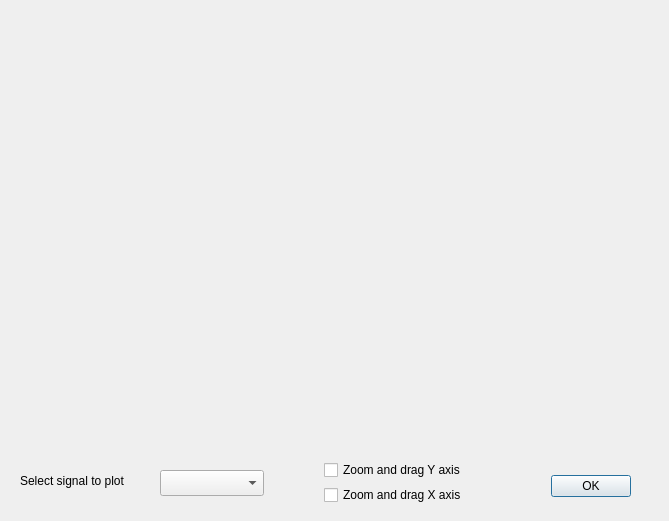
<?xml version="1.0" encoding="UTF-8"?>
<ui version="4.0">
 <class>psviewer</class>
 <widget class="QDialog" name="psviewer">
  <property name="geometry">
   <rect>
    <x>0</x>
    <y>0</y>
    <width>669</width>
    <height>521</height>
   </rect>
  </property>
  <property name="windowTitle">
   <string>Pusle Sequence Viewer</string>
  </property>
  <widget class="QDialogButtonBox" name="buttonBox">
   <property name="geometry">
    <rect>
     <x>550</x>
     <y>470</y>
     <width>81</width>
     <height>32</height>
    </rect>
   </property>
   <property name="orientation">
    <enum>Qt::Horizontal</enum>
   </property>
   <property name="standardButtons">
    <set>QDialogButtonBox::Ok</set>
   </property>
  </widget>
  <widget class="QCustomPlot" name="PSV" native="true">
   <property name="geometry">
    <rect>
     <x>20</x>
     <y>20</y>
     <width>631</width>
     <height>421</height>
    </rect>
   </property>
  </widget>
  <widget class="QCheckBox" name="chkZoomY">
   <property name="geometry">
    <rect>
     <x>324</x>
     <y>460</y>
     <width>161</width>
     <height>20</height>
    </rect>
   </property>
   <property name="text">
    <string>Zoom and drag Y axis</string>
   </property>
  </widget>
  <widget class="QCheckBox" name="chkZoomX">
   <property name="geometry">
    <rect>
     <x>324</x>
     <y>485</y>
     <width>161</width>
     <height>20</height>
    </rect>
   </property>
   <property name="text">
    <string>Zoom and drag X axis</string>
   </property>
  </widget>
  <widget class="QComboBox" name="comboPlotItem">
   <property name="geometry">
    <rect>
     <x>160</x>
     <y>470</y>
     <width>104</width>
     <height>26</height>
    </rect>
   </property>
  </widget>
  <widget class="QLabel" name="label">
   <property name="geometry">
    <rect>
     <x>20</x>
     <y>473</y>
     <width>131</width>
     <height>16</height>
    </rect>
   </property>
   <property name="text">
    <string>Select signal to plot</string>
   </property>
  </widget>
 </widget>
 <customwidgets>
  <customwidget>
   <class>QCustomPlot</class>
   <extends>QWidget</extends>
   <header location="global">qcustomplot.h</header>
   <container>1</container>
  </customwidget>
 </customwidgets>
 <resources/>
 <connections>
  <connection>
   <sender>buttonBox</sender>
   <signal>accepted()</signal>
   <receiver>psviewer</receiver>
   <slot>accept()</slot>
   <hints>
    <hint type="sourcelabel">
     <x>248</x>
     <y>254</y>
    </hint>
    <hint type="destinationlabel">
     <x>157</x>
     <y>274</y>
    </hint>
   </hints>
  </connection>
  <connection>
   <sender>buttonBox</sender>
   <signal>rejected()</signal>
   <receiver>psviewer</receiver>
   <slot>reject()</slot>
   <hints>
    <hint type="sourcelabel">
     <x>316</x>
     <y>260</y>
    </hint>
    <hint type="destinationlabel">
     <x>286</x>
     <y>274</y>
    </hint>
   </hints>
  </connection>
 </connections>
</ui>
